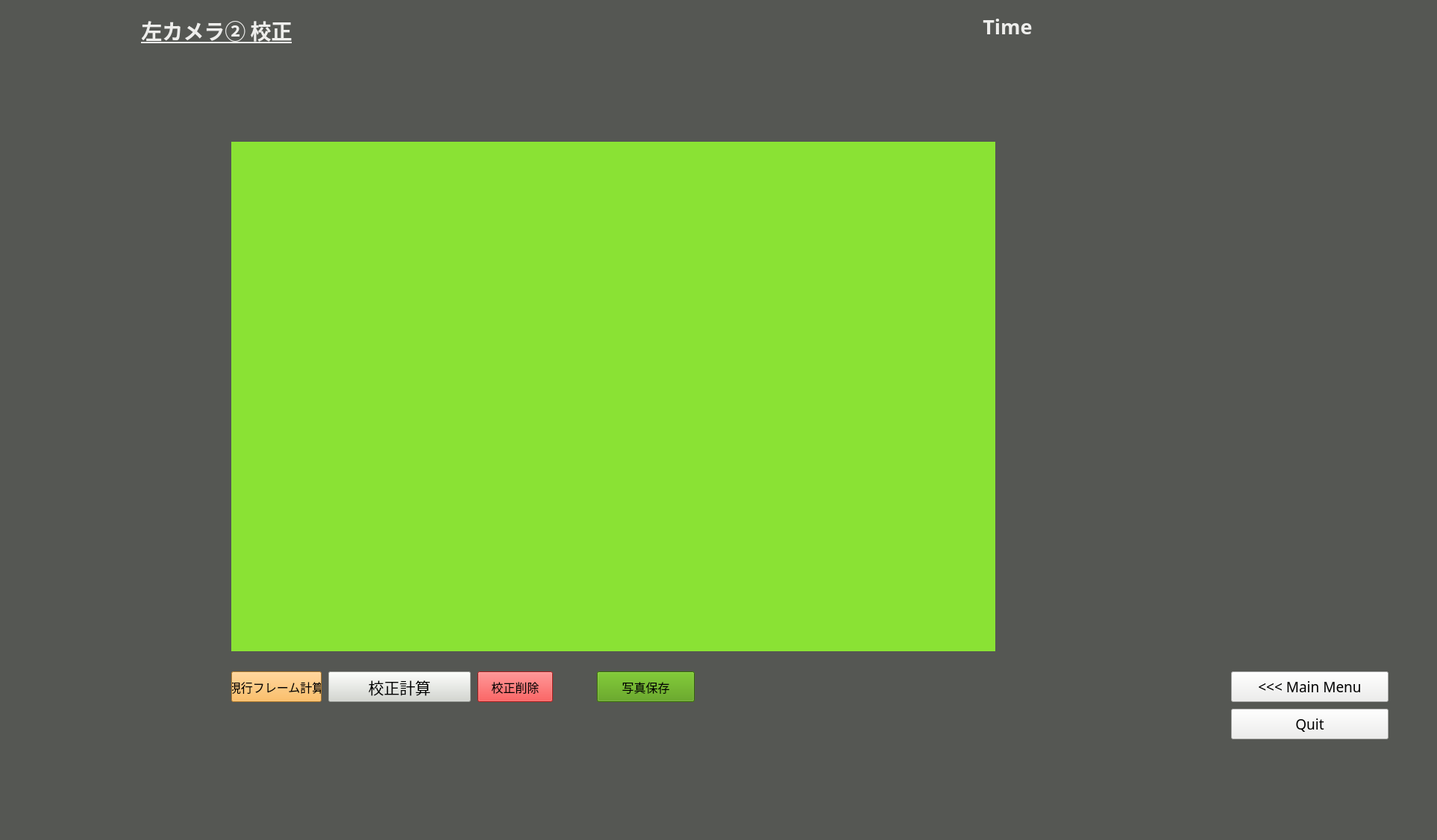
<?xml version="1.0" encoding="UTF-8"?>
<ui version="4.0">
 <class>CameraCalibration2</class>
 <widget class="QMainWindow" name="CameraCalibration2">
  <property name="enabled">
   <bool>true</bool>
  </property>
  <property name="geometry">
   <rect>
    <x>0</x>
    <y>0</y>
    <width>1926</width>
    <height>1126</height>
   </rect>
  </property>
  <property name="windowTitle">
   <string>MainWindow</string>
  </property>
  <property name="styleSheet">
   <string notr="true">background-color: rgb(85, 87, 83);</string>
  </property>
  <widget class="QWidget" name="calibrationWidget">
   <property name="enabled">
    <bool>true</bool>
   </property>
   <widget class="QLabel" name="label">
    <property name="geometry">
     <rect>
      <x>50</x>
      <y>20</y>
      <width>481</width>
      <height>41</height>
     </rect>
    </property>
    <property name="font">
     <font>
      <family>Ubuntu Mono</family>
      <pointsize>21</pointsize>
      <weight>75</weight>
      <bold>true</bold>
      <underline>true</underline>
     </font>
    </property>
    <property name="styleSheet">
     <string notr="true">color: rgb(238, 238, 236);</string>
    </property>
    <property name="text">
     <string>左カメラ② 校正</string>
    </property>
    <property name="alignment">
     <set>Qt::AlignCenter</set>
    </property>
   </widget>
   <widget class="QLabel" name="camFrame">
    <property name="geometry">
     <rect>
      <x>310</x>
      <y>190</y>
      <width>1024</width>
      <height>683</height>
     </rect>
    </property>
    <property name="styleSheet">
     <string notr="true">background-color: rgb(138, 226, 52);</string>
    </property>
    <property name="text">
     <string/>
    </property>
    <property name="alignment">
     <set>Qt::AlignCenter</set>
    </property>
   </widget>
   <widget class="QPushButton" name="quitbutton">
    <property name="geometry">
     <rect>
      <x>1650</x>
      <y>950</y>
      <width>211</width>
      <height>41</height>
     </rect>
    </property>
    <property name="font">
     <font>
      <family>Ubuntu Mono</family>
      <pointsize>14</pointsize>
     </font>
    </property>
    <property name="styleSheet">
     <string notr="true">background-color: rgb(238, 238, 236);</string>
    </property>
    <property name="text">
     <string>Quit</string>
    </property>
   </widget>
   <widget class="QPushButton" name="mainmenubutton">
    <property name="geometry">
     <rect>
      <x>1650</x>
      <y>900</y>
      <width>211</width>
      <height>41</height>
     </rect>
    </property>
    <property name="font">
     <font>
      <family>Ubuntu Mono</family>
      <pointsize>14</pointsize>
     </font>
    </property>
    <property name="styleSheet">
     <string notr="true">background-color: rgb(238, 238, 236);</string>
    </property>
    <property name="text">
     <string>&lt;&lt;&lt; Main Menu</string>
    </property>
   </widget>
   <widget class="QPushButton" name="delCalib">
    <property name="geometry">
     <rect>
      <x>640</x>
      <y>900</y>
      <width>101</width>
      <height>41</height>
     </rect>
    </property>
    <property name="font">
     <font>
      <pointsize>12</pointsize>
     </font>
    </property>
    <property name="styleSheet">
     <string notr="true">background-color: rgb(239, 41, 41);</string>
    </property>
    <property name="text">
     <string>校正削除</string>
    </property>
   </widget>
   <widget class="QPushButton" name="arucoCheck">
    <property name="geometry">
     <rect>
      <x>800</x>
      <y>900</y>
      <width>131</width>
      <height>41</height>
     </rect>
    </property>
    <property name="font">
     <font>
      <pointsize>12</pointsize>
     </font>
    </property>
    <property name="styleSheet">
     <string notr="true">background-color: rgb(78, 154, 6);</string>
    </property>
    <property name="text">
     <string>写真保存</string>
    </property>
   </widget>
   <widget class="QPushButton" name="calibCam">
    <property name="geometry">
     <rect>
      <x>440</x>
      <y>900</y>
      <width>191</width>
      <height>41</height>
     </rect>
    </property>
    <property name="font">
     <font>
      <pointsize>16</pointsize>
     </font>
    </property>
    <property name="styleSheet">
     <string notr="true">background-color: rgb(211, 215, 207);</string>
    </property>
    <property name="text">
     <string>校正計算</string>
    </property>
   </widget>
   <widget class="QPushButton" name="calibSingleFrame">
    <property name="geometry">
     <rect>
      <x>310</x>
      <y>900</y>
      <width>121</width>
      <height>41</height>
     </rect>
    </property>
    <property name="font">
     <font>
      <pointsize>12</pointsize>
     </font>
    </property>
    <property name="styleSheet">
     <string notr="true">background-color: rgb(252, 175, 62);</string>
    </property>
    <property name="text">
     <string>現行フレーム計算</string>
    </property>
   </widget>
   <widget class="QLabel" name="timeLabel">
    <property name="geometry">
     <rect>
      <x>1170</x>
      <y>10</y>
      <width>361</width>
      <height>51</height>
     </rect>
    </property>
    <property name="font">
     <font>
      <family>Ubuntu Mono</family>
      <pointsize>20</pointsize>
      <weight>75</weight>
      <bold>true</bold>
     </font>
    </property>
    <property name="styleSheet">
     <string notr="true">color: rgb(238, 238, 236);</string>
    </property>
    <property name="text">
     <string>Time</string>
    </property>
    <property name="alignment">
     <set>Qt::AlignCenter</set>
    </property>
   </widget>
  </widget>
  <widget class="QMenuBar" name="menubar">
   <property name="geometry">
    <rect>
     <x>0</x>
     <y>0</y>
     <width>1926</width>
     <height>21</height>
    </rect>
   </property>
  </widget>
  <widget class="QStatusBar" name="statusbar"/>
 </widget>
 <resources/>
 <connections/>
</ui>
